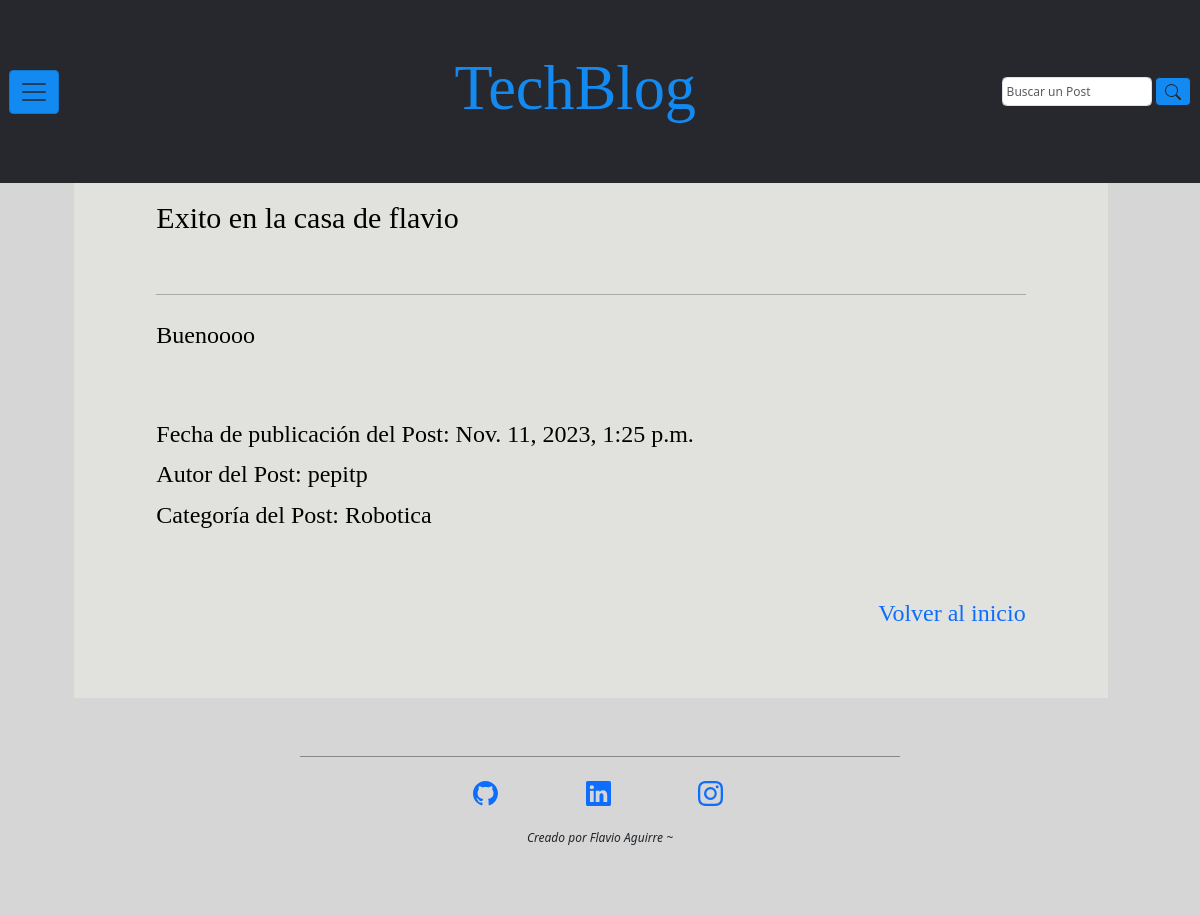
/inicio_blog/14, run on the app's committed database.
### inicio_blog/models.py (models this page shows, shortened)
class Posteos(models.Model):
    titulo_posteo = models.CharField(max_length=100)
    descripcion_posteo = models.CharField(max_length=150)
    redaccion_posteo = RichTextField()
    autor_posteo = models.ForeignKey(User, on_delete=models.CASCADE)
    fecha_posteo = models.DateTimeField(auto_now_add=True)
    CATEGORIAS = [
        ('Programacion', 'Programación'),
        ('Robotica', 'Robótica'),
        ('Inteligencia Artificial', 'Inteligencia Artificial'),
    ]
    categoria_posteo = models.CharField(
        max_length=25,
        choices=CATEGORIAS,
        default='Programacion',
    )

### inicio_blog/views.py (the view)
# urls.py: path('inicio_blog/<int:id>', views.posteo_completo, name='posteo'),
def posteo_completo(request, id):
    posteos = get_object_or_404(Posteos, pk=id)
    return render(request, 'inicio_blog/posteo.html', {'posteos': posteos})

### inicio_blog/templates/inicio_blog/posteo.html (shortened to what this page needs)
{% extends 'base.html' %}
{% block main %}
  <main class="contenedor-main">
    <section class="row contenedor-section p-20 col-md-12">
      <div class="container-posteo">
        <h1>{{ posteos.titulo_posteo }}</h1>
        <hr class="hr_posteo_completo">
        <p>{{ posteos.redaccion_posteo }}</p>
        <br>
        <br>
        <p><span>Fecha de publicación del Post:  {{ posteos.fecha_posteo }}</span></p>
        <p><span>Autor del Post:  {{ posteos.autor_posteo }}</span></p>
        <p><span>Categoría del Post:  {{ posteos.categoria_posteo }}</span></p>
        <br>
        <br>
        <a href="#"><p class="text-end">Volver al inicio</p></a>
      </div>
    </section>
  </main>
{% endblock main %}

### inicio_blog/static/css/styles.css (style rules this page uses)
:root { --primary: #138af2; --secondary: #27282D; --alternative: #27282d72; --bg-color-grey: #cccc; --spacing-xxlarge: 12.5em; --spacing-xlarge: 10em; --spacing-large: 7em; --spacing-medium: 2.4em; --spacing-small: 2em; --spacing-xsmall: 1.2em; --spacing-xxsmall: .3em; --font-principal: Roboto; --font-title: 'Playfair Display', serif; --text-xlarge: 5.2rem; --text-large: 3.2rem; --text-medium: 2.5rem; --text-base: 2rem; --text-small: 1.7rem; --text-xsmall: 1.3rem; }
*::after, *::before, * { margin: 0; padding: 0; box-sizing: border-box; vertical-align: baseline; }
html { scroll-behavior: smooth; font-size: 75%; }
body { min-height: 100vh; background: #cccc; font-size: 100%; line-height: 1.4em; }
a { text-decoration: none; font-style: inherit; }
.contenedor-main { margin-top: var(--spacing-large); padding: 4% 6%; display: flex; }
.contenedor-section { padding: 1%; }
.container-posteo { color: #000; padding: var(--spacing-medium) 8%; background: #e1e1dd; font-size: var(--text-base); font-family: cursive; line-height: var(--spacing-xsmall); }
.hr_posteo_completo { margin-top: var(--spacing-medium); padding: var(--spacing-xxsmall); }

### data on the page
Posteos: titulo_posteo "Exito en la casa de flavio", redaccion_posteo "Buenoooo", fecha_posteo "Nov. 11, 2023, 1:25 p.m.", autor_posteo "pepitp", categoria_posteo "Robotica"
